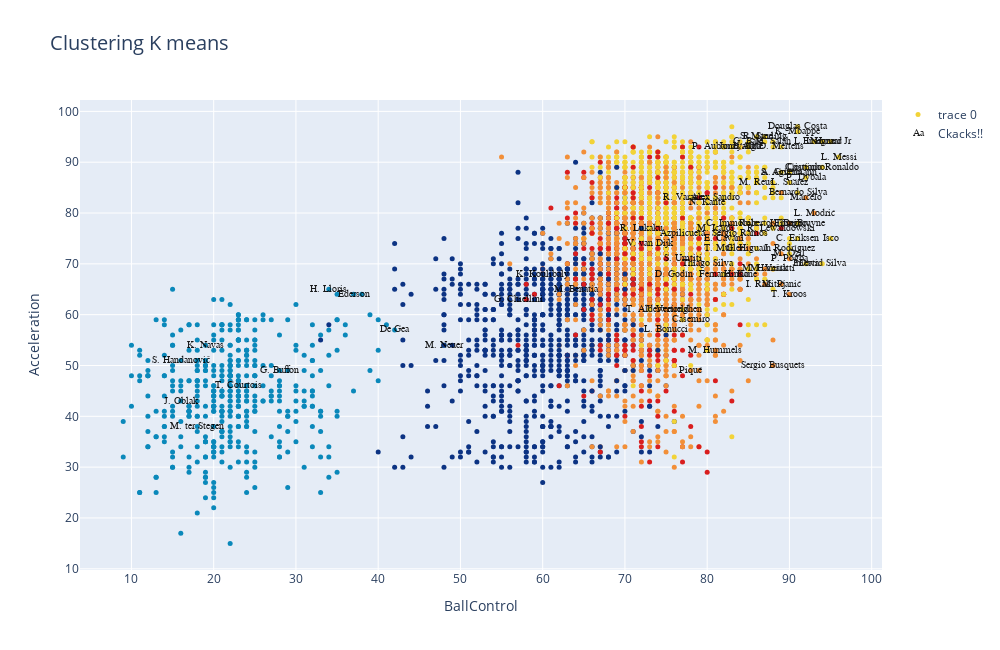

Notebook cell for this chart:
### Code cell
#En Jupyter:
iplot(fig)
#plot(fig)

### Figure 1 — Plotly figure (JSON) as saved in the notebook; plotly's stock layout.template omitted (floating-point values rounded to 4 significant figures; data arrays with more than 128 entries replaced by an {"elided": "..."} marker saying what was removed)
{"data": [{"marker": {"color": {"elided": "4749 int values"}, "colorscale": [[0, "rgb(12,51,131)"], [0.25, "rgb(10,136,186)"], [0.5, "rgb(242,211,56)"], [0.75, "rgb(242,143,56)"], [1, "rgb(217,30,30)"]], "showscale": false, "size": 5}, "mode": "markers", "text": {"elided": "4749 str values"}, "type": "scatter", "x": {"elided": "4749 int values"}, "y": {"elided": "4749 int values"}}, {"mode": "text", "name": "Ckacks!!", "opacity": 0.9, "text": ["L. Messi", "Cristiano Ronaldo", "Neymar Jr", "De Gea", "K. De Bruyne", "E. Hazard", "L. Modrić", "L. Suárez", "Sergio Ramos", "J. Oblak", "R. Lewandowski", "T. Kroos", "D. Godín", "David Silva", "N. Kanté", "P. Dybala", "H. Kane", "A. Griezmann", "M. ter Stegen", "T. Courtois", "Sergio Busquets", "E. Cavani", "M. Neuer", "S. Agüero", "G. Chiellini", "K. Mbappé", "M. Salah", "Casemiro", "J. Rodríguez", "L. Insigne", "Isco", "C. Eriksen", "Coutinho", "P. Aubameyang", "M. Hummels", "Marcelo", "G. Bale", "H. Lloris", "G. Higuaín", "Thiago Silva", "S. Handanovič", "G. Buffon", "S. Umtiti", "M. Icardi", "K. Koulibaly", "P. Pogba", "K. Navas", "R. Lukaku", "C. Immobile", "Jordi Alba", "D. Mertens", "J. Vertonghen", "M. Hamšík", "I. Rakitić", "Piqué", "L. Sané", "Bernardo Silva", "Ederson", "S. Mané", "V. van Dijk", "R. Sterling", "Roberto Firmino", "R. Varane", "M. Verratti", "Alex Sandro", "Douglas Costa", "T. Müller", "Thiago", "M. Reus", "Azpilicueta", "L. Bonucci", "T. Alderweireld", "M. Pjanić", "M. Benatia", "M. Özil", "Fernandinho", "Iniesta"], "textfont": {"color": "black", "family": "sans serif", "size": 10}, "type": "scatter", "x": [96, 94, 95, 42, 91, 94, 93, 90, 84, 16, 89, 90, 76, 94, 80, 92, 84, 90, 18, 23, 88, 82, 48, 89, 57, 91, 88, 78, 90, 93, 95, 91, 92, 82, 81, 92, 85, 34, 85, 80, 16, 28, 77, 81, 60, 90, 19, 72, 83, 84, 89, 76, 87, 87, 78, 85, 91, 37, 86, 73, 87, 88, 77, 88, 81, 91, 82, 90, 86, 77, 75, 74, 89, 64, 90, 82, 92], "y": [91, 89, 94, 57, 78, 94, 80, 86, 76, 43, 77, 64, 68, 70, 82, 87, 68, 88, 38, 46, 50, 75, 54, 88, 63, 96, 94, 59, 73, 94, 75, 75, 89, 93, 53, 83, 94, 65, 73, 70, 51, 49, 71, 77, 68, 71, 54, 77, 78, 93, 93, 61, 69, 66, 49, 93, 84, 64, 95, 74, 95, 78, 83, 69, 83, 97, 73, 78, 86, 76, 57, 61, 66, 65, 72, 68, 70]}], "layout": {"autosize": false, "height": 650, "title": {"font": {"size": 20}, "text": "Clustering K means "}, "width": 1000, "xaxis": {"title": {"text": "BallControl"}}, "yaxis": {"title": {"text": "Acceleration"}}}}
